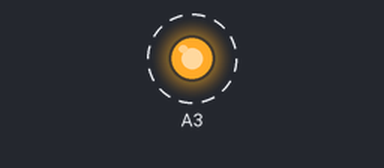
Simulated run of this sketch. Board: Arduino Uno, built with avr-gcc and run on an emulated ATmega328P. Shown: output pins drawn as LEDs (lit = HIGH). Dashed ring = blinking.

Above: at 0.5 s.
Timing chart, 0 to 4.6 s (numbered marks = the images above):
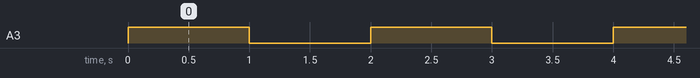

The sketch:

LED_test.ino
```cpp
void setup() {
  // put your setup code here, to run once:
  pinMode(A3, OUTPUT);
}

void loop() {
  // put your main code here, to run repeatedly:
  analogWrite(A3, 255);
  delay(1000);
  analogWrite(A3, 0);
  delay(1000);
}
```

Measured:
- by itself, A3: alternates HIGH for 1.0 s and LOW for 1.0 s
